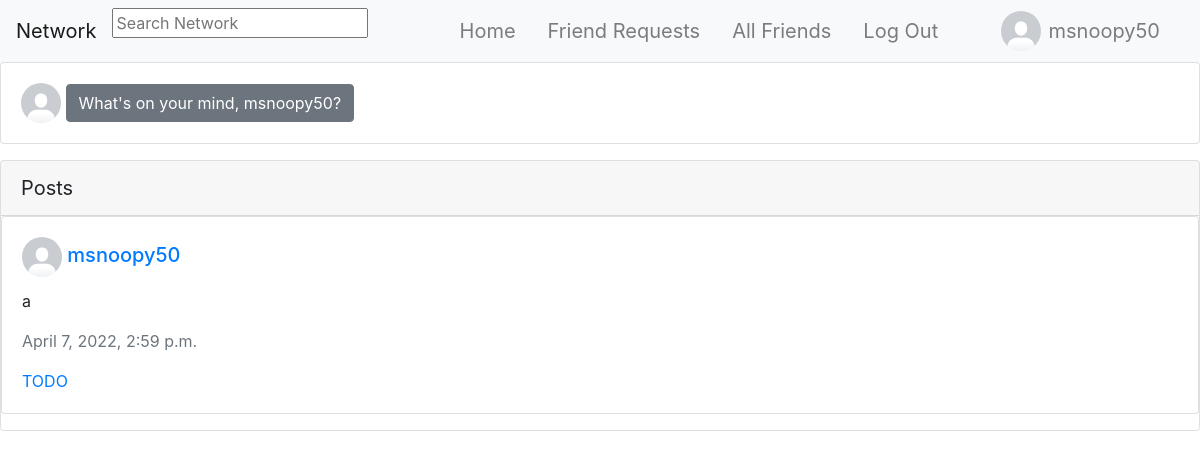
The app's page / (signed in), older data.
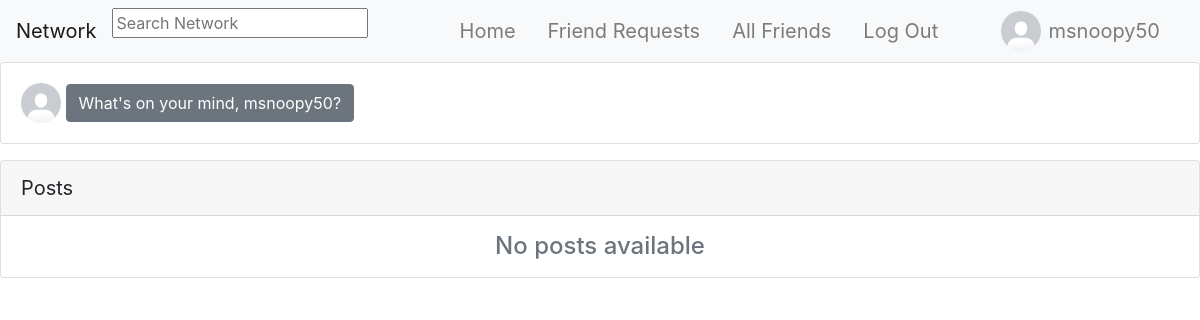
The same page, newer data.
### network/models.py (models this page shows, shortened)
class Post(models.Model):
    author = models.ForeignKey(UserProfile, on_delete=models.CASCADE)
    description = models.TextField()
    only_friends = models.BooleanField(default=False)
    only_me = models.BooleanField(default=False)
    timestamp = models.DateTimeField(default=timezone.now)

class UserProfile(models.Model):
    user = models.OneToOneField(User, primary_key=True, related_name="profile", on_delete=models.CASCADE)
    bio = models.TextField(blank=True, default="No Bio...", max_length=101)
    picture = models.ImageField(blank=True, default="default_profile_image.png")
    friends = models.ManyToManyField(User, blank=True, related_name="friends")
    blocked = models.ManyToManyField(User, blank=True, related_name="blocked")

class User(AbstractUser):
    pass

### network/views.py (the view)
# urls.py: path("", views.index, name="index"),
@login_required
def index(request):
    return render(request, "network/index.html", {
        "posts": ignore_blocked_users(request.user.profile),
    })

### network/views.py (called while the page is built)
@login_required
def ignore_blocked_users(profile):
    blocked_users = profile.blocked.all()
    blocked_users_profiles = UserProfile.objects.filter(user__in=blocked_users).all()
    posts = Post.objects.filter(
        ~Q(author__in=blocked_users_profiles)
    ).order_by('-timestamp')
    return posts

### templates/network/index.html (shortened to what this page needs)
{% extends "network/layout.html" %} {% load static %}
{% block body %}
{% if not search %}
    <div id="newPost">
        <div class="card">
            <div class="card-body">
                <a href="{% url 'profile' request.user.id %}">
                    <img src="{{ request.user.profile.picture.url }}" class="d-inline" alt="Logged in Profile Picture"
                        width="40px" height="40px" style="border-radius: 50%">
                </a>
                <button type="button" class="btn btn-secondary" data-toggle="modal" data-target="#myModal">What's on your
                    mind, {{ request.user.username }}?</button>
            </div>
        </div>
    </div>
{% endif %}
{% if search %}
    <div class="card">
        <div class="card-header" style="font-size: 20px;">Users</div>
        {% for profile in profiles %}
            {% include "network/profiles.html" %}
        {% empty %}
            <div class="d-flex justify-content-center text-muted">
                <h4 class="mt-3 mb-3">No users available</h4>
            </div>
        {% endfor %}
    </div>
    <div class="card">
        <div class="card-header" style="font-size: 20px;">Posts</div>
        {% for post in posts %}
            {% include "network/posts.html" %}
        {% empty %}
            <div class="d-flex justify-content-center text-muted">
                <h4 class="mt-3 mb-3">No posts available</h4>
            </div>
        {% endfor %}
    </div>
{% else %}
    <div class="card mt-3">
        <div class="card-header" style="font-size: 20px;">Posts</div>
        {% for post in posts %}
            {% include "network/posts.html" %}
        {% empty %}
            <div class="d-flex justify-content-center text-muted">
                <h4 class="mt-3 mb-3">No posts available</h4>
            </div>
        {% endfor %}
    </div>
{% endif %}
{% endblock %}

### templates/network/posts.html (shortened to what this page needs)
{% if post.only_friends %}
    {% if post.author.user in request.user.profile.friends.all or request.user in post.author.friends.all or post.author.user == request.user %}
        <div class="card mb-3">
            <div class="card-body">
                <h5 class="card-title">
                    <img src="{{ post.author.picture.url }}" alt="Post Auhor Profile Picture" width="40px" height="40px"
                        style="border-radius: 50%">
                    <a href="{% url 'profile' post.author.user.id %}">{{ post.author.user.username }}</a>
                </h5>
                <p class="card-text">{{ post.description }}</p>
                <p class="card-text text-muted">{{ post.timestamp }}</p>
                <a href="#" class="card-link">TODO</a>
            </div>
        </div>
    {% endif %}
{% endif %}

Row changes from the older to the newer data that the page shows:
removed Post: author.picture (placeholder picture), author.user.username "msnoopy50", description "a", timestamp "April 7, 2022, 2:59 p.m."
Text that changed along with them:
text now shown: "No posts available"
